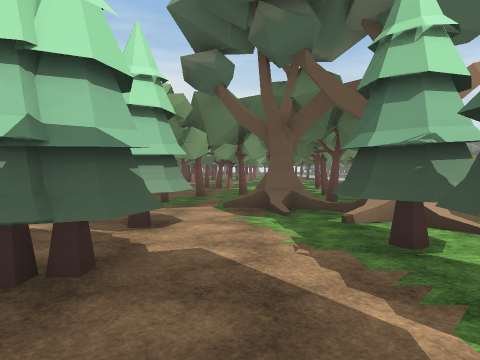
[1] (above)

24 first-person views from a walk through a scene from a Unity 3-D project. The camera is 1.5 m above the floor, tilts 2° down and sees 75° across. The floor is counted in squares, 2 m on a side. Each view is taken from the middle of a square. On the plan, view 1 faces up. The plan holds only what a view shows up to about 10 squares ahead; the rest is blank. The place goes on beyond the plan. The player character is not drawn. Some surface patterns are stand-ins.

[2]
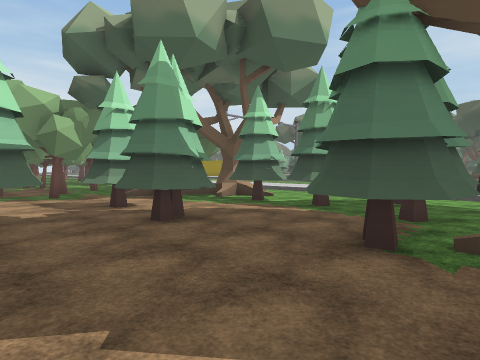

[3]
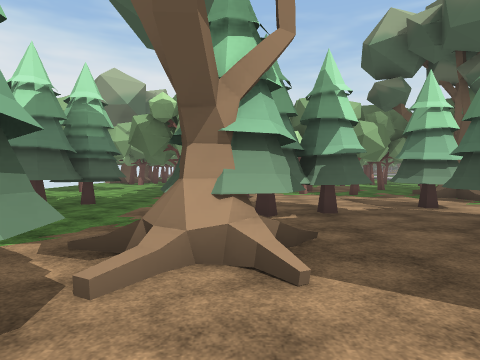

[4]
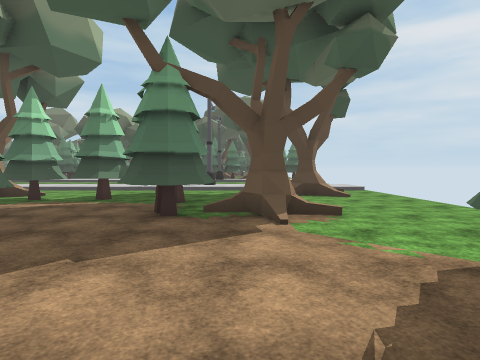

[5]
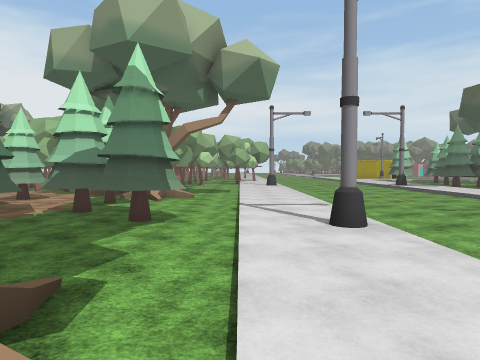

[6]
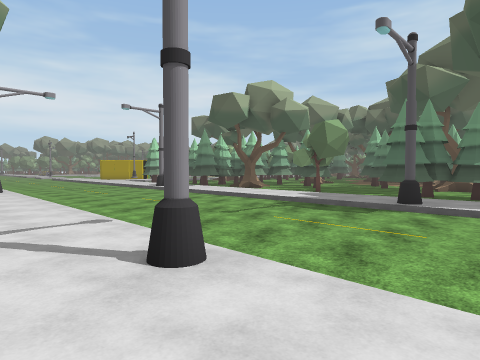

[7]
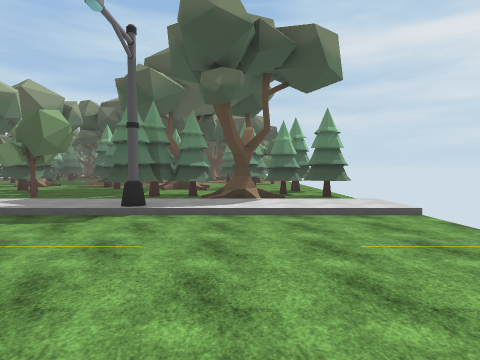

[8]
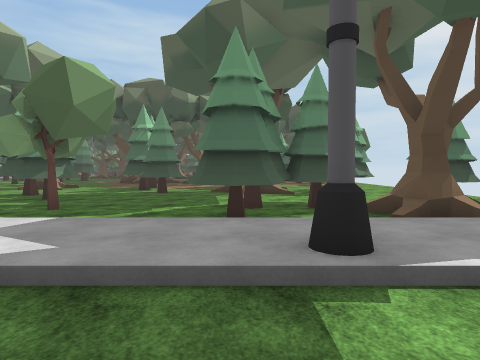

[9]
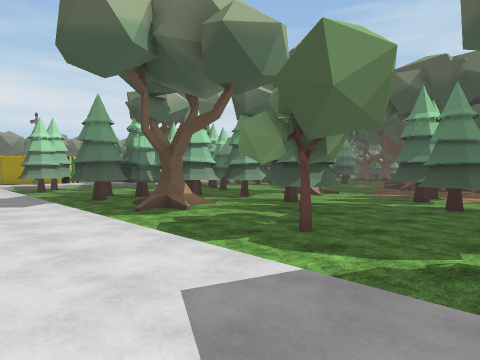

[10]
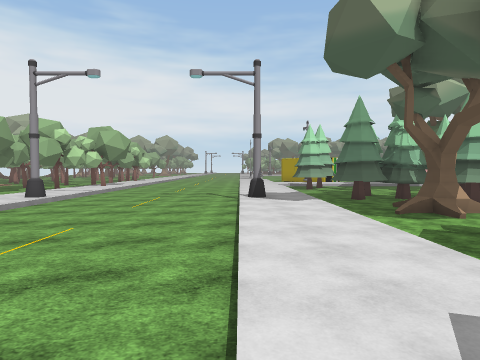

[11]
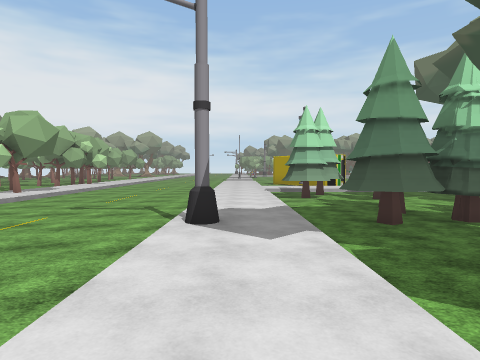

[12]
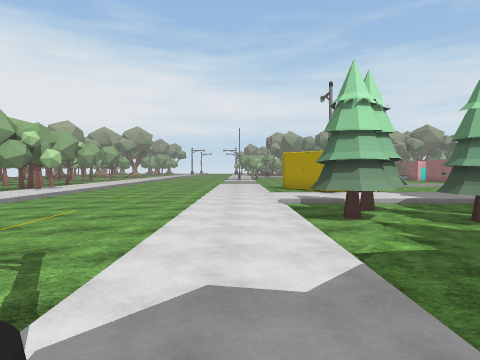

[13]
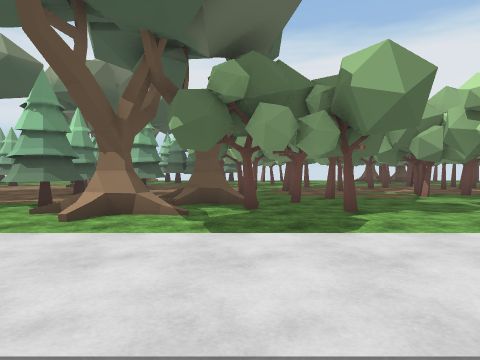

[14]
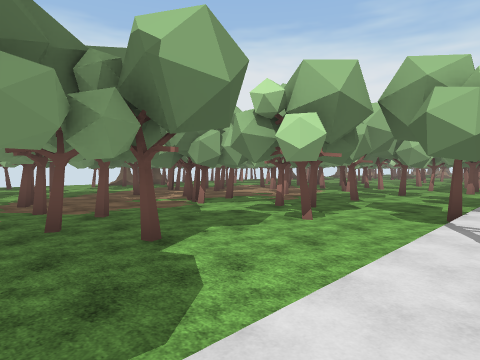

[15]
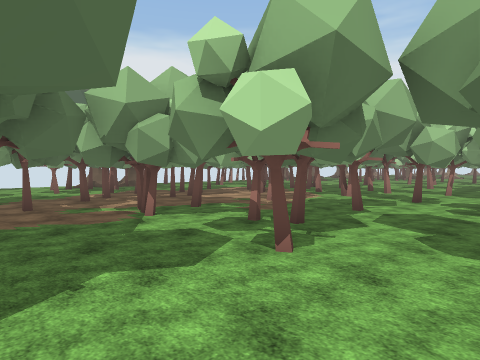

[16]
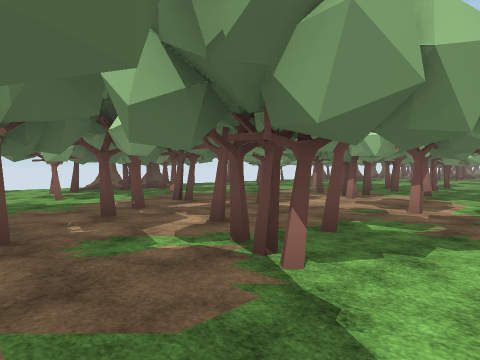

[17]
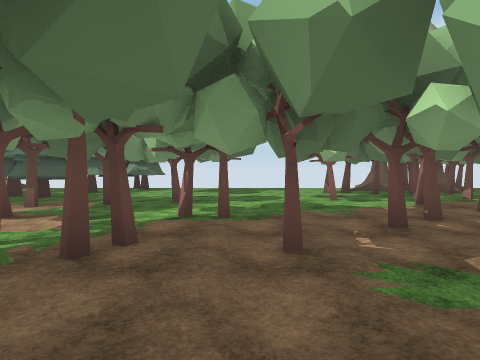

[18]
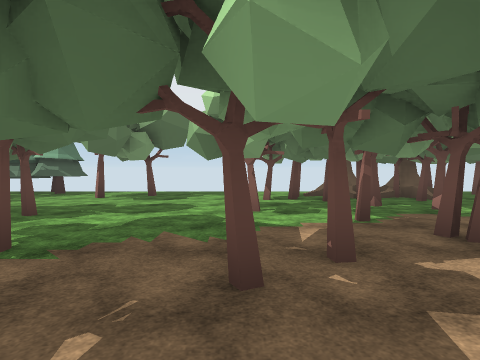

[19]
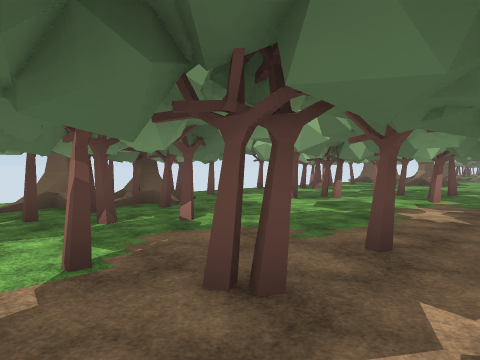

[20]
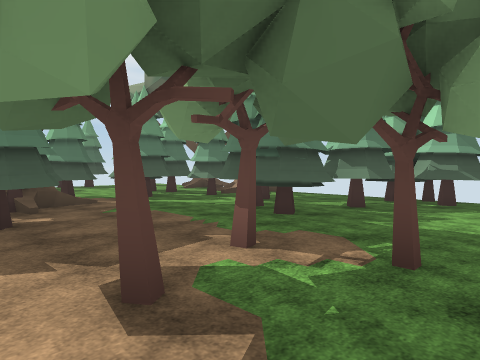

[21]
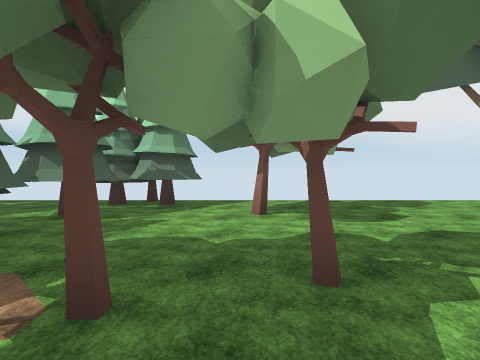

[22]
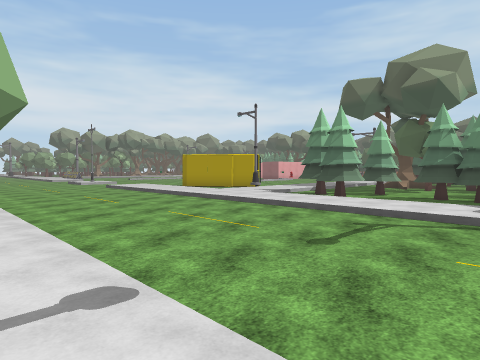

[23]
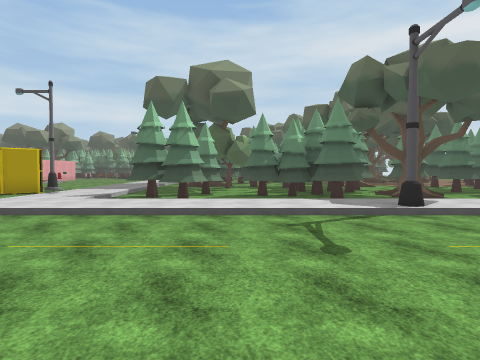

[24]
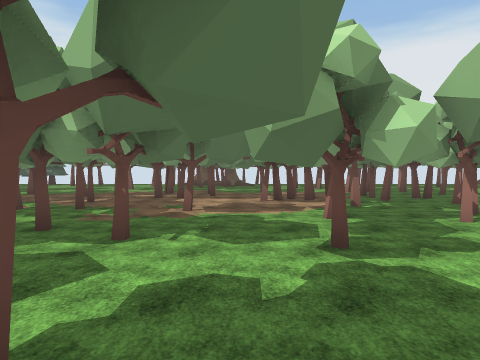

### Floor plan
Key: @ floor where view 1 was taken; # wall or solid block; x gap in a wall; . main floor; : floor 0.25 m higher than the main floor; / step, stairs or slope; T thing the floor can be seen under or through; O other object.
Columns run from 12 left of view 1 to 27 right of it. Each row starts with its distance up from view 1.
 20  ..##... .......   /...
 19 .#......##..#.... :/..../://#///
 18 #..... ..#.....#./:/..../:::::::
 17  /O............../:/..../://////
 16 x####..#...#..#..# /..../:/##..
 15  O###....#....... #/..../:/##... OO
 14 ...#.#...........///..../:/###..
 13 ..#....#...#..#..#:/..../:/.x..
 12 ....#...#..#...#./:/..../:/.#
 11 .........#......./:/..../:/.#
 10 ................./:/..../:/###
  9 .#...#.....##.#../#/....#:/..##
  8 ..#............../:/..../:/.O/##
  7 ##...#....#./O.../:/..../:////...
  6 #TT........./O.../:/..../:/....#..
  5 TTTTT......../OO./:/..../:/...#....
  4 ...TT...T TT..T../:/..../:/.#....###
  3 ..##...#TTTT.TT../:/..../:/.....####
  2 ..#....#..TT..T../:/..../:/.....#..   OO
  1 O #.../O.....TT ./:/..../:/......
  0   .###//...#@T.#//:/..../:/##...O
 -1   #####....# T.../#/....#:/.#...O
 -2     ........O .../:/..../:/.#....
 -3        ....OO  ../:/....///O  ..#
 -4         #......O//:/..../:/  # .#
 -5          ....... /  ..../:/.##
 -6            .....     .../:/ #

Positions as (right, up) in squares from view 1, and headings:
1: (0, 0), facing up
2: (-4, -2), facing up-right
3: (-5, -2), facing up
4: (-6, -2), facing right
5: (5, -5), facing up
6: (5, -3), facing up-right
7: (6, -3), facing right
8: (10, 0), facing right
9: (12, 1), facing up-right
10: (12, 1), facing up
11: (13, 5), facing up
12: (13, 9), facing up
13: (8, 7), facing left
14: (6, 7), facing up-left
15: (5, 9), facing up-left
16: (1, 10), facing up-left
17: (0, 10), facing left
18: (-2, 12), facing left
19: (-4, 13), facing up-left
20: (-4, 8), facing down-left
21: (-5, 8), facing left
22: (6, 10), facing up-right
23: (6, 13), facing right
24: (6, 17), facing left
